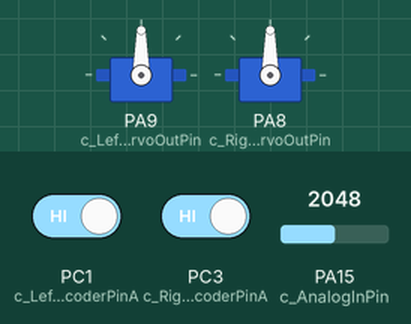
The sketch below on a simulated STM32 Blue Pill. Shown: 2 × servo. Inputs (shaded band) come from the test bench; at power-on: PA15 (c_AnalogInPin) = 2048, PC1 (c_LeftEncoderPinA) HIGH, PC3 (c_RightEncoderPinA) HIGH.

Above: at 1.2 s.
1.3 s: PA15 (c_AnalogInPin) set to 2866
At 2.3 s:
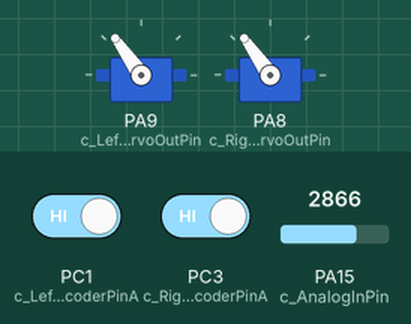
2.8 s: PA15 (c_AnalogInPin) set to 3603
At 3.4 s:
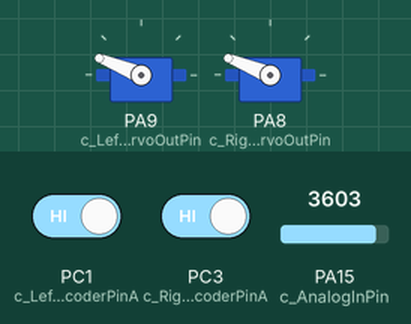
4.3 s: PA15 (c_AnalogInPin) set to 4095
At 5.5 s:
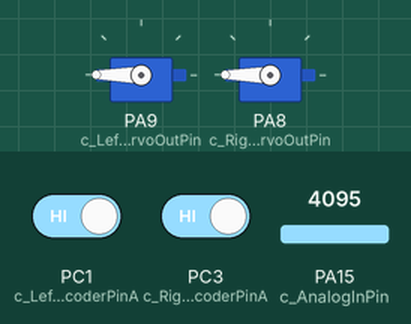
5.8 s: PA15 (c_AnalogInPin) set to 1228
At 6.6 s:
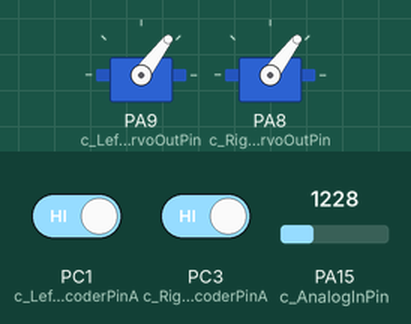
7.3 s: PA15 (c_AnalogInPin) set to 491
At 7.6 s:
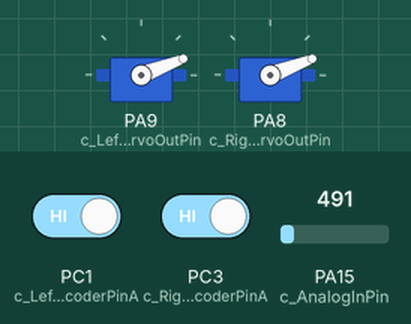
Timing chart, 0 to 9.8 s (numbered marks = the images above; inputs shaded):
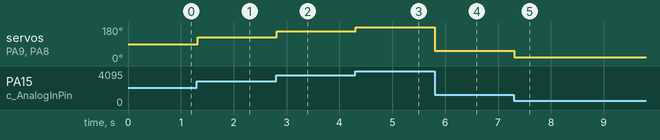

Measured:
- after the input at 1.3 s, servo on PA9 (c_LeftServoOutPin), servo on PA8 (c_RightServoOutPin): 90° → 125° at once
- after the input at 2.8 s, servo on PA9 (c_LeftServoOutPin), servo on PA8 (c_RightServoOutPin): 125° → 158° at once
- after the input at 4.3 s, servo on PA9 (c_LeftServoOutPin), servo on PA8 (c_RightServoOutPin): 158° → 180° at once
- after the input at 5.8 s, servo on PA9 (c_LeftServoOutPin), servo on PA8 (c_RightServoOutPin): 180° → 53° at once
- after the input at 7.3 s, servo on PA9 (c_LeftServoOutPin), servo on PA8 (c_RightServoOutPin): 53° → 21° at once

The sketch:

WheelEncoderTest.pde
```cpp
#include <Servo.h>

const int c_AnalogInPin = 15; // Analog input pin that the potentiometer is attached to

const int c_LeftServoOutPin = 9;    // Output pin that the servo is attached to
const int c_RightServoOutPin = 8;    // Output pin that the servo is attached to

Servo _LeftServo;
Servo _RightServo;

#define c_MaxMotorCV 90      // range is 0 ... 90 (half servo range)

// Quadrature encoders
// Left encoder
#define c_LeftEncoderPinA 33
#define c_LeftEncoderPinB 34
#define LeftEncoderIsReversed
volatile bool _LeftEncoderBSet;
volatile long _LeftEncoderTicks = 0;

// Right encoder
#define c_RightEncoderPinA 35
#define c_RightEncoderPinB 36
volatile bool _RightEncoderBSet;
volatile long _RightEncoderTicks = 0;


void setup()
{
  // Configure the ADC pin
  pinMode(c_AnalogInPin, INPUT_ANALOG);

  _LeftServo.attach(c_LeftServoOutPin);  // attaches the servo on specified pin to the servo object
  _RightServo.attach(c_RightServoOutPin);  // attaches the servo on specified pin to the servo object

  // Quadrature encoders
  // Left encoder
  pinMode(c_LeftEncoderPinA, INPUT_PULLUP);      // sets pin A as input
  pinMode(c_LeftEncoderPinB, INPUT_PULLUP);      // sets pin B as input
  attachInterrupt(c_LeftEncoderPinA, HandleLeftMotorInterruptA, RISING);

  // Right encoder
  pinMode(c_RightEncoderPinA, INPUT_PULLUP);      // sets pin A as input
  pinMode(c_RightEncoderPinB, INPUT_PULLUP);      // sets pin B as input
  attachInterrupt(c_RightEncoderPinA, HandleRightMotorInterruptA, RISING);
}

void loop()
{
  int sensorValue = analogRead(c_AnalogInPin);
  float normalizedRightMotorCV = sensorValue / 4095.0;
  float normalizedLeftMotorCV = normalizedRightMotorCV;

  float leftServoValue = mapFloat(normalizedLeftMotorCV, 0, 1, 90.0 - c_MaxMotorCV, 90.0 + c_MaxMotorCV);     // scale it to use it with the servo (value between 0 and 180)
  float rightServoValue = mapFloat(normalizedRightMotorCV, 0, 1, 90.0 - c_MaxMotorCV, 90.0 + c_MaxMotorCV);     // scale it to use it with the servo (value between 0 and 180)

  _LeftServo.write(leftServoValue);
  _RightServo.write(rightServoValue);

  if(SerialUSB.isConnected() && (SerialUSB.getDTR() || SerialUSB.getRTS()))
  {
    SerialUSB.print("sensor = " );
    SerialUSB.print(sensorValue);
    SerialUSB.print(", normalizedRightMotorCV = " );
    SerialUSB.print(normalizedRightMotorCV);
    SerialUSB.print(", servo = " );
    SerialUSB.println(rightServoValue);


    SerialUSB.print(_LeftEncoderTicks);
    SerialUSB.print("\t");
    SerialUSB.print(_RightEncoderTicks);
    SerialUSB.print("\n");
  }

  delay(20);         // Wait for x milliseconds
}

long mapFloat(float x, float in_min, float in_max, float out_min, float out_max)
{
  return (x - in_min) * (out_max - out_min) / (in_max - in_min) + out_min;
}

// Interrupt service routines for the left motor's quadrature encoder
void HandleLeftMotorInterruptA()
{
  // Test transition; since the interrupt will only fire on 'rising' we don't need to read pin A
  _LeftEncoderBSet = digitalRead(c_LeftEncoderPinB);   // read the input pin

  // and adjust counter + if A leads B
  #ifdef LeftEncoderIsReversed
    _LeftEncoderTicks -= _LeftEncoderBSet ? -1 : +1;
  #else
    _LeftEncoderTicks += _LeftEncoderBSet ? -1 : +1;
  #endif
}

// Interrupt service routines for the right motor's quadrature encoder
void HandleRightMotorInterruptA()
{
  // Test transition; since the interrupt will only fire on 'rising' we don't need to read pin A
  _RightEncoderBSet = digitalRead(c_RightEncoderPinB);   // read the input pin

  // and adjust counter + if A leads B
  #ifdef RightEncoderIsReversed
    _RightEncoderTicks -= _RightEncoderBSet ? -1 : +1;
  #else
    _RightEncoderTicks += _RightEncoderBSet ? -1 : +1;
  #endif
}
```
